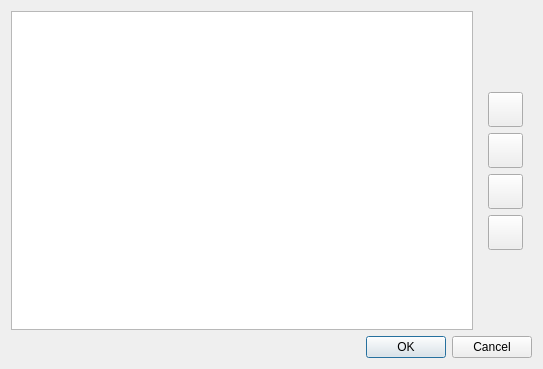
<?xml version="1.0" encoding="UTF-8"?>
<ui version="4.0">
 <class>filtersDialog</class>
 <widget class="QDialog" name="filtersDialog">
  <property name="geometry">
   <rect>
    <x>0</x>
    <y>0</y>
    <width>543</width>
    <height>369</height>
   </rect>
  </property>
  <property name="windowTitle">
   <string>Edit unit filters</string>
  </property>
  <layout class="QGridLayout" name="gridLayout">
   <item row="0" column="0">
    <widget class="QListWidget" name="listWidget">
     <property name="font">
      <font>
       <pointsize>12</pointsize>
      </font>
     </property>
    </widget>
   </item>
   <item row="0" column="1">
    <widget class="QWidget" name="widget" native="true">
     <layout class="QVBoxLayout" name="verticalLayout">
      <item>
       <spacer name="verticalSpacer_2">
        <property name="orientation">
         <enum>Qt::Vertical</enum>
        </property>
        <property name="sizeHint" stdset="0">
         <size>
          <width>20</width>
          <height>64</height>
         </size>
        </property>
       </spacer>
      </item>
      <item>
       <widget class="QPushButton" name="addButton">
        <property name="minimumSize">
         <size>
          <width>35</width>
          <height>35</height>
         </size>
        </property>
        <property name="maximumSize">
         <size>
          <width>35</width>
          <height>35</height>
         </size>
        </property>
        <property name="statusTip">
         <string>Add filter</string>
        </property>
        <property name="text">
         <string/>
        </property>
        <property name="iconSize">
         <size>
          <width>25</width>
          <height>25</height>
         </size>
        </property>
       </widget>
      </item>
      <item>
       <widget class="QPushButton" name="removeButton">
        <property name="minimumSize">
         <size>
          <width>35</width>
          <height>35</height>
         </size>
        </property>
        <property name="maximumSize">
         <size>
          <width>35</width>
          <height>35</height>
         </size>
        </property>
        <property name="statusTip">
         <string>Remove filter</string>
        </property>
        <property name="text">
         <string/>
        </property>
        <property name="iconSize">
         <size>
          <width>25</width>
          <height>25</height>
         </size>
        </property>
       </widget>
      </item>
      <item>
       <widget class="QPushButton" name="upButton">
        <property name="minimumSize">
         <size>
          <width>35</width>
          <height>35</height>
         </size>
        </property>
        <property name="maximumSize">
         <size>
          <width>35</width>
          <height>35</height>
         </size>
        </property>
        <property name="statusTip">
         <string>Move selected up</string>
        </property>
        <property name="text">
         <string/>
        </property>
        <property name="iconSize">
         <size>
          <width>25</width>
          <height>25</height>
         </size>
        </property>
       </widget>
      </item>
      <item>
       <widget class="QPushButton" name="downButton">
        <property name="minimumSize">
         <size>
          <width>35</width>
          <height>35</height>
         </size>
        </property>
        <property name="maximumSize">
         <size>
          <width>35</width>
          <height>35</height>
         </size>
        </property>
        <property name="statusTip">
         <string>Move selected down</string>
        </property>
        <property name="text">
         <string/>
        </property>
        <property name="iconSize">
         <size>
          <width>25</width>
          <height>25</height>
         </size>
        </property>
       </widget>
      </item>
      <item>
       <spacer name="verticalSpacer">
        <property name="orientation">
         <enum>Qt::Vertical</enum>
        </property>
        <property name="sizeHint" stdset="0">
         <size>
          <width>20</width>
          <height>64</height>
         </size>
        </property>
       </spacer>
      </item>
     </layout>
    </widget>
   </item>
   <item row="1" column="0" colspan="2">
    <widget class="QDialogButtonBox" name="buttonBox">
     <property name="orientation">
      <enum>Qt::Horizontal</enum>
     </property>
     <property name="standardButtons">
      <set>QDialogButtonBox::Cancel|QDialogButtonBox::Ok</set>
     </property>
    </widget>
   </item>
  </layout>
 </widget>
 <resources/>
 <connections>
  <connection>
   <sender>buttonBox</sender>
   <signal>accepted()</signal>
   <receiver>filtersDialog</receiver>
   <slot>accept()</slot>
   <hints>
    <hint type="sourcelabel">
     <x>248</x>
     <y>254</y>
    </hint>
    <hint type="destinationlabel">
     <x>157</x>
     <y>274</y>
    </hint>
   </hints>
  </connection>
  <connection>
   <sender>buttonBox</sender>
   <signal>rejected()</signal>
   <receiver>filtersDialog</receiver>
   <slot>reject()</slot>
   <hints>
    <hint type="sourcelabel">
     <x>316</x>
     <y>260</y>
    </hint>
    <hint type="destinationlabel">
     <x>286</x>
     <y>274</y>
    </hint>
   </hints>
  </connection>
 </connections>
</ui>
